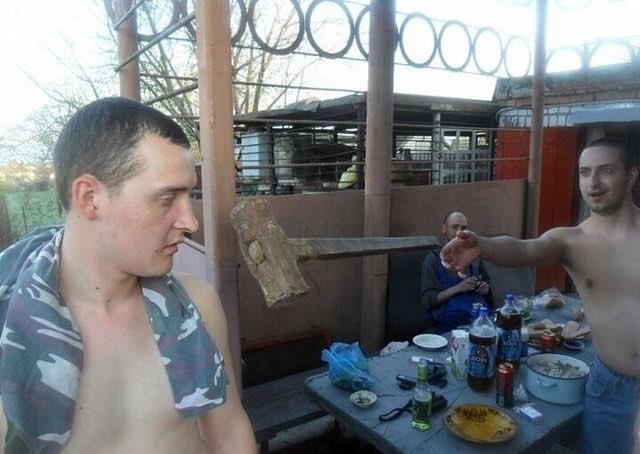
#> input picture testImage.jpg, 640 x 454 px
$ python TemplateMatching.py
#> lines starting #> are read from the running program, lines starting #| are printed output that depends on the picture
import numpy as np
import cv2

def main():

    imgGRY=cv2.imread('testImage.jpg')
#> imgGRY is the input picture: shape (454, 640, 3); mean B, G, R 123.7, 120.9, 118.8
    imgBGR=cv2.cvtColor(imgGRY,cv2.COLOR_BGR2GRAY)
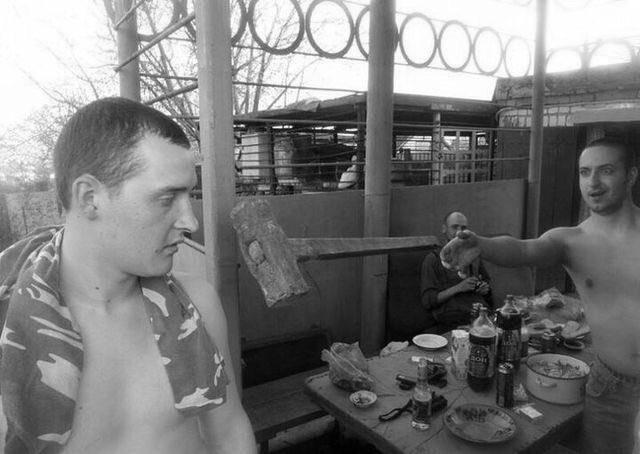
#> imgBGR: shape (454, 640); min 0, max 255, mean 120.6

    template=cv2.imread('template.jpg')
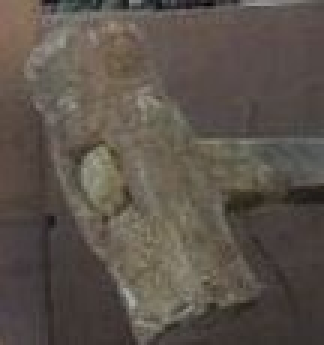
#> input picture template.jpg, 108 x 115 px (shown 3 times larger)
#> template is the input picture: shape (115, 108, 3); mean B, G, R 74.8, 82.9, 91.4
#> (the run stopped early here; a loop or call above may not have finished)
